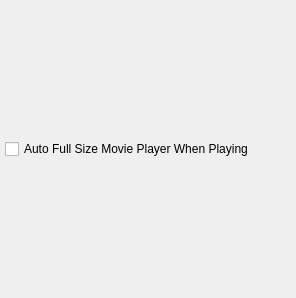
<?xml version="1.0" encoding="UTF-8"?>
<ui version="4.0">
 <class>ThemeWidgetClass</class>
 <widget class="QWidget" name="ThemeWidgetClass">
  <property name="geometry">
   <rect>
    <x>0</x>
    <y>0</y>
    <width>296</width>
    <height>298</height>
   </rect>
  </property>
  <property name="sizePolicy">
   <sizepolicy hsizetype="Expanding" vsizetype="Expanding">
    <horstretch>0</horstretch>
    <verstretch>0</verstretch>
   </sizepolicy>
  </property>
  <property name="windowTitle">
   <string>Form</string>
  </property>
  <layout class="QVBoxLayout" name="verticalLayout">
   <property name="spacing">
    <number>5</number>
   </property>
   <property name="leftMargin">
    <number>5</number>
   </property>
   <property name="topMargin">
    <number>5</number>
   </property>
   <property name="rightMargin">
    <number>5</number>
   </property>
   <property name="bottomMargin">
    <number>5</number>
   </property>
   <item>
    <widget class="QCheckBox" name="m_AutoFullSizePlayerCheckBox">
     <property name="text">
      <string>Auto Full Size Movie Player When Playing</string>
     </property>
    </widget>
   </item>
  </layout>
 </widget>
 <resources/>
 <connections/>
</ui>
